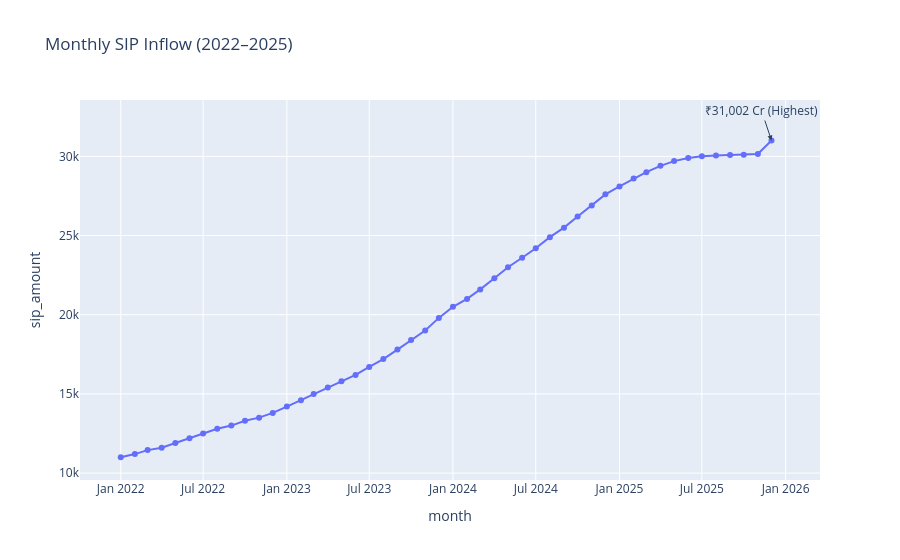

The code cell stored with this chart in its notebook:
### Code cell
sip["month"] = pd.to_datetime(sip["month"])

fig = px.line(
    sip,
    x="month",
    y="sip_amount",
    markers=True,
    title="Monthly SIP Inflow (2022–2025)"
)

fig.add_annotation(
    x="2025-12-01",
    y=31002,
    text="₹31,002 Cr (Highest)",
    showarrow=True,
    arrowhead=2
)

fig.show()
